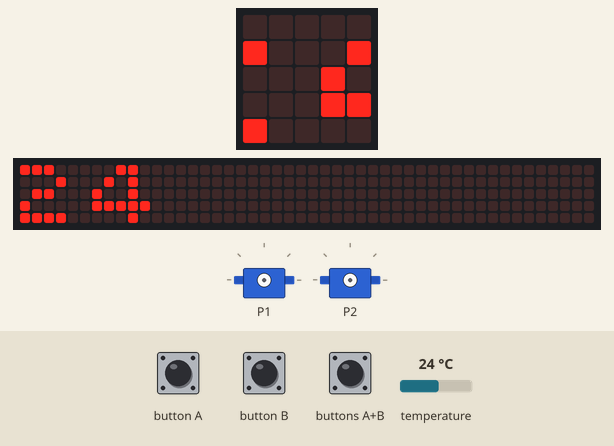
Recording of a program running on a simulated BBC micro:bit (MakeCode). Parts: the board's 5×5 LED display, a strip that is not on the board, showing the scrolling text unrolled, 2 × servo. The inputs (shaded band) are chosen by the test bench; at power-on: temperature 24 °C. The 48×5 strip is a reading aid, not a part: it shows the text the display is scrolling, unrolled, one strip-width of it at a time.

Above: at 1.27 s.
1.3 s: temperature set to 26.2 °C
At 3.91 s:
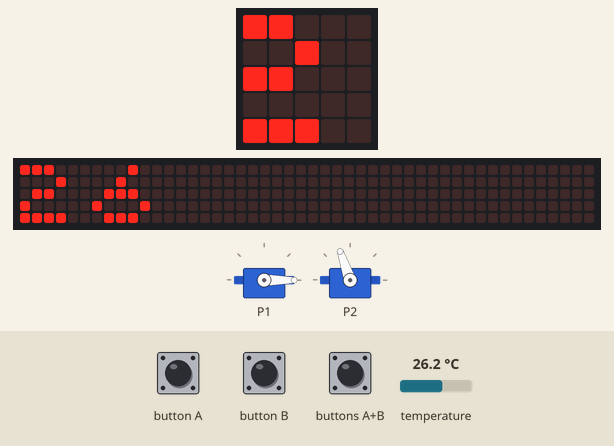
4.7 s: temperature set to 27.4 °C
At 6.01 s:
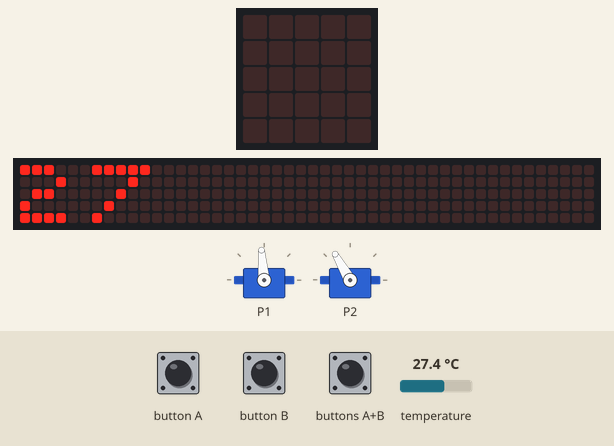
7.5 s: button A pressed for 0.15 s
8.2 s: button A pressed for 0.15 s
At 8.71 s:
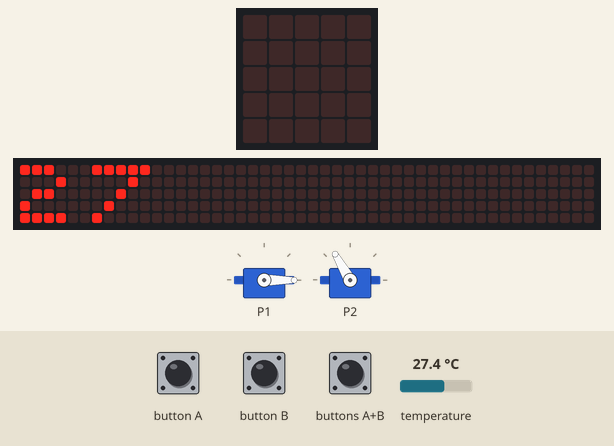
8.9 s: button B pressed for 0.15 s
9.6 s: temperature set to 28.7 °C
At 14.27 s:
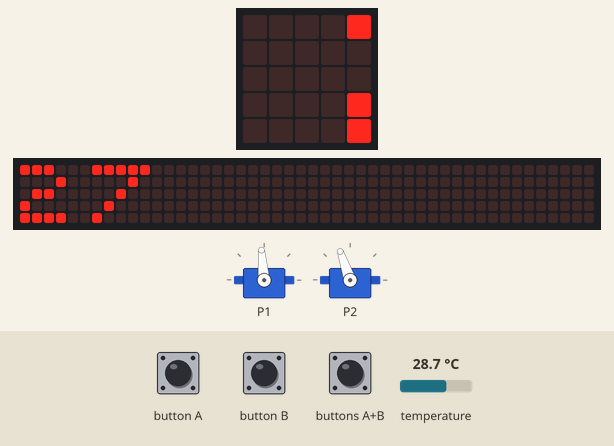
Timing chart, 0 to 15.4 s (numbered marks = the images above; inputs shaded):
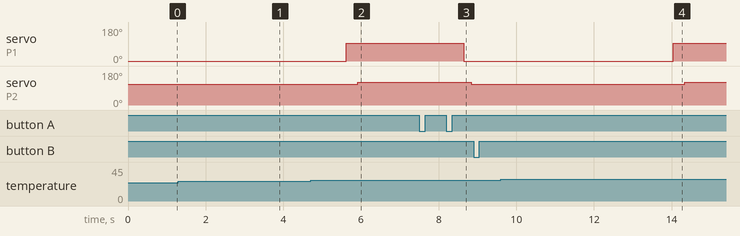

Measured:
- the behaviour switches between 26.9 and 27 °C on temperature (found by bisection; images 1 and 2)
- the behaviour switches between 27.9 and 28 °C on temperature (found by bisection; images 3 and 4)
- after the input at 4.7 s, servo on P1: 0° → 95° after 0.92 s; servo on P2: 109° → 120° after 1.2 s
- after the input at 9.6 s, servo on P1: 0° → 95° after 4.4 s; servo on P2: 109° → 120° after 4.7 s

The program:

main.ts
```typescript
input.onButtonPressed(Button.A, function () {
    temp += 1
    basic.showNumber(temp)
})
input.onButtonPressed(Button.AB, function () {
    basic.showNumber(temp)
})
input.onButtonPressed(Button.B, function () {
    temp += -1
    basic.showNumber(temp)
})
let temp = 0
temp = 26
let isOpen = 0
basic.forever(function () {
    basic.showNumber(input.temperature())
    if (input.temperature() <= temp) {
        if (isOpen == 0) {
            pins.servoWritePin(AnalogPin.P1, 0)
            basic.pause(200)
            pins.servoWritePin(AnalogPin.P2, 109)
            isOpen = 1
        }
    } else {
        if (isOpen == 1) {
            pins.servoWritePin(AnalogPin.P1, 95)
            basic.pause(300)
            pins.servoWritePin(AnalogPin.P2, 120)
            isOpen = 0
        }
    }
})
```

test.ts
```typescript
// здесь помещаются тесты; они не будут скомпилированы, пока пакет используется в качестве расширения.
```
